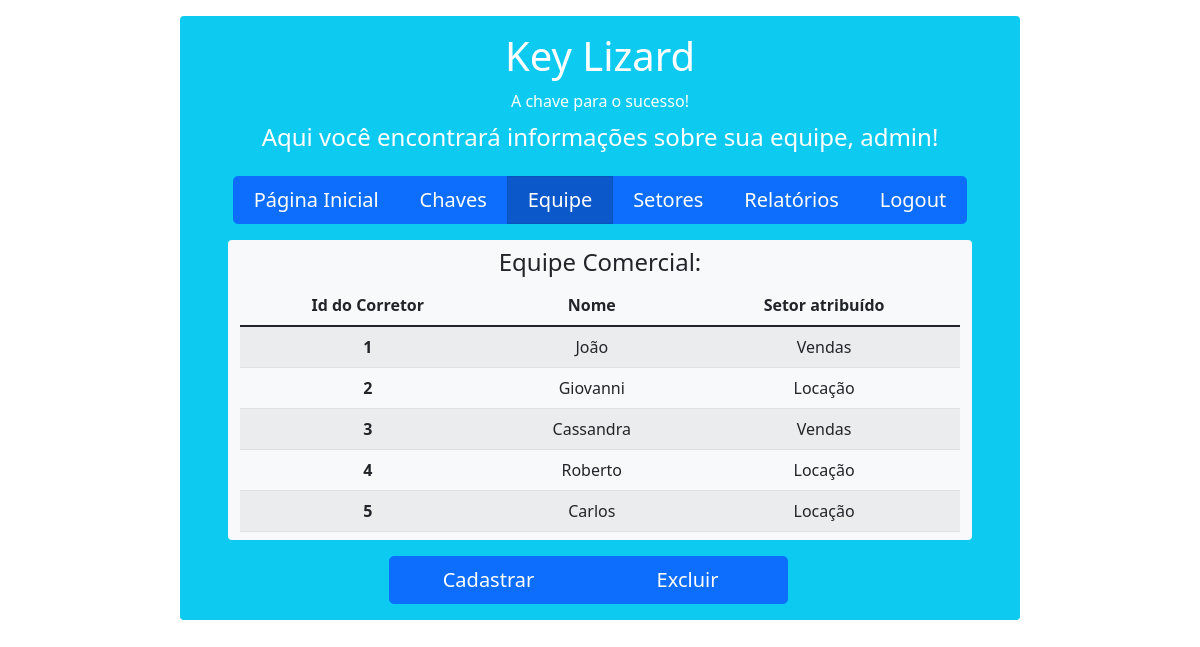
The app's page /corretores/ (signed in) with its own data.
### corretores/models.py (models this page shows, shortened)
class Corretor(models.Model):
    usuario = models.ForeignKey(User, on_delete=models.CASCADE)
    setor = models.ForeignKey(Setor, on_delete=models.CASCADE)
    nome = models.CharField(max_length=30, default='Imobiliária')
    class Meta:
        db_table = 'tb_corretores'

### setores/models.py (models this page shows)
class Setor(models.Model):
    usuario = models.ForeignKey(User, on_delete=models.CASCADE)
    nome_setor = models.CharField(max_length=30, default='Imobiliária')
    def __str__(self):
        return self.nome_setor
    class Meta:
        db_table = 'tb_setores'

### corretores/views.py (the view)
# urls.py: path('', views.index_corretores, name='index_corretores'),
def index_corretores(request):
    if request.user.is_authenticated:
        corretores_listar = request.user.corretor_set.all()
        context = {
            'corretores_listar': corretores_listar
        }
        return render(request, 'inicio_corretores/index_corretores.html', context=context)
    else:
        return render(request, 'inicio_corretores/index_corretores.html')

### corretores/templates/inicio_corretores/index_corretores.html
{% extends 'base.html' %}
{% block content %}
    <div class="container rounded bg-info text-white mt-3 mb-3" style="max-width: 70%">
        <div class="row mt-3">
            <div class="col align-self-center text-center mt-3">
                <h1>Key Lizard</h1>
            </div>
        </div>
        <div class="row mt-1">
            <div class="col align-self-center text-center">
                <h6>A chave para o sucesso!</h6>
            </div>
        </div>
        {% if not user.is_authenticated %}
            <div class="row mt-3">
                <div class="col align-self-center text-center">
                    <strong>ATENÇÃO:</strong> Você não está logado!
                </div>
            </div>
            <div class="row mt-3">
                <div class="col align-self-center text-center">
                    <p>Para realizar o login: <a href="{% url 'login' %}" style="text-decoration: none">Clique aqui!</a> </p>
                </div>
            </div>
        {% else %}
            <div class="row mt-1 mb-3">
                <div class="col align-self-center text-center">
                    <h4>Aqui você encontrará informações sobre sua equipe, {{user.username}}!</h4>
                </div>
            </div>
            <div class="row">
                <div class="col align-self-center text-center">
                    <div class="btn-group btn-group-lg mb-3" style="width: 90%">
                        <a href="{% url 'usuarios:index' %}" class="btn btn-primary">Página Inicial</a>
                        <a href="{% url 'chaves:index_chaves' %}" class="btn btn-primary">Chaves</a>
                        <a href="{% url 'corretores:index_corretores' %}" class="btn btn-primary active" aria-current="page">Equipe</a>
                        <a href="{% url 'setores:index_setores' %}" class="btn btn-primary">Setores</a>
                        <a href="{% url 'relatorios:index_relatorios' %}" class="btn btn-primary">Relatórios</a>
                        <a href="{% url 'logout' %}" class="btn btn-primary">Logout</a>
                    </div>
                </div>
            </div>
            <div class="row">
                <div class="col overflow-scroll rounded align-self-center text-center bg-light mx-5 mb-3"
                     style="max-height: 300px"
                >
                    <div class="row text-dark mt-2">
                        <h4>Equipe Comercial:</h4>
                    </div>
                    <table class="table table-striped table-hover">
                        <thead>
                            <tr>
                                <th scope="col">Id do Corretor</th>
                                <th scope="col">Nome</th>
                                <th scope="col">Setor atribuído</th>
                            </tr>
                        </thead>
                        <tbody>
                        {% for corretor in corretores_listar %}
                            <tr>
                                <th scope="row">{{ corretor.id }}</th>
                                <td>{{ corretor.nome }}</td>
                                <td>{{ corretor.setor }}</td>
                            </tr>
                        {% endfor %}
                        </tbody>
                    </table>
                </div>
            </div>
            <div class="row">
                <div class="row">
                    <div class="col align-self-center text-center">
                        <div class="btn-group btn-group-lg mb-3">
                            <a href="{% url 'corretores:cadastrar_corretores' %}" class="btn btn-primary" style="width: 200px">Cadastrar</a>
                            <a href="#" class="btn btn-primary" style="width: 200px">Excluir</a>
                        </div>
                    </div>
                </div>
            </div>
        {% endif %}
    </div>
{% endblock %}

### records on screen
Corretor: id "1", nome "João", setor "Vendas"
Corretor: id "2", nome "Giovanni", setor "Locação"
Corretor: id "3", nome "Cassandra", setor "Vendas"
Corretor: id "4", nome "Roberto", setor "Locação"
Corretor: id "5", nome "Carlos", setor "Locação"

### other values on screen
{{ user.username }} "admin"
